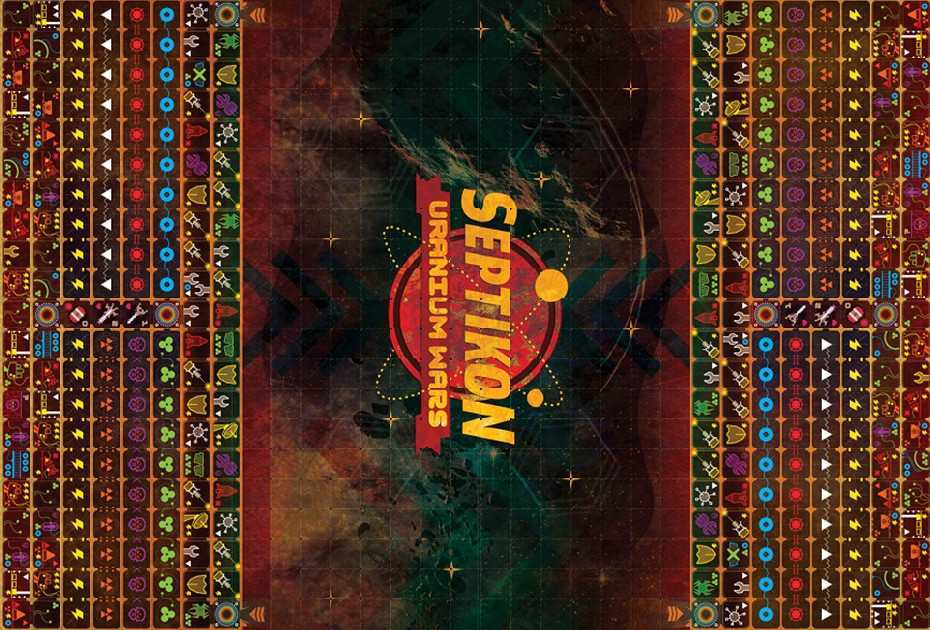

Below is a game level as drawn by its tile map, then a one-line description and the .tmx file that defines it, in full:
An orthogonal 31x21 tile map with 30x30 px tiles, 1 tile layer (Tile Layer 1).

<map version="1.4" tiledversion="1.4.3" orientation="orthogonal" renderorder="right-down" width="31" height="21" tilewidth="30" tileheight="30" infinite="0" nextlayerid="2" nextobjectid="1">
 <tileset firstgid="1" source="medium_board_croped.tsx" />
 <layer id="1" name="Tile Layer 1" width="31" height="21">
  <data encoding="csv">
1,2,3,4,5,6,7,8,9,10,11,12,13,14,15,16,17,18,19,20,21,22,23,24,25,26,27,28,29,30,31,
32,33,34,35,36,37,38,39,40,41,42,43,44,45,46,47,48,49,50,51,52,53,54,55,56,57,58,59,60,61,62,
63,64,65,66,67,68,69,70,71,72,73,74,75,76,77,78,79,80,81,82,83,84,85,86,87,88,89,90,91,92,93,
94,95,96,97,98,99,100,101,102,103,104,105,106,107,108,109,110,111,112,113,114,115,116,117,118,119,120,121,122,123,124,
125,126,127,128,129,130,131,132,133,134,135,136,137,138,139,140,141,142,143,144,145,146,147,148,149,150,151,152,153,154,155,
156,157,158,159,160,161,162,163,164,165,166,167,168,169,170,171,172,173,174,175,176,177,178,179,180,181,182,183,184,185,186,
187,188,189,190,191,192,193,194,195,196,197,198,199,200,201,202,203,204,205,206,207,208,209,210,211,212,213,214,215,216,217,
218,219,220,221,222,223,224,225,226,227,228,229,230,231,232,233,234,235,236,237,238,239,240,241,242,243,244,245,246,247,248,
249,250,251,252,253,254,255,256,257,258,259,260,261,262,263,264,265,266,267,268,269,270,271,272,273,274,275,276,277,278,279,
280,281,282,283,284,285,286,287,288,289,290,291,292,293,294,295,296,297,298,299,300,301,302,303,304,305,306,307,308,309,310,
311,312,313,314,315,316,317,318,319,320,321,322,323,324,325,326,327,328,329,330,331,332,333,334,335,336,337,338,339,340,341,
342,343,344,345,346,347,348,349,350,351,352,353,354,355,356,357,358,359,360,361,362,363,364,365,366,367,368,369,370,371,372,
373,374,375,376,377,378,379,380,381,382,383,384,385,386,387,388,389,390,391,392,393,394,395,396,397,398,399,400,401,402,403,
404,405,406,407,408,409,410,411,412,413,414,415,416,417,418,419,420,421,422,423,424,425,426,427,428,429,430,431,432,433,434,
435,436,437,438,439,440,441,442,443,444,445,446,447,448,449,450,451,452,453,454,455,456,457,458,459,460,461,462,463,464,465,
466,467,468,469,470,471,472,473,474,475,476,477,478,479,480,481,482,483,484,485,486,487,488,489,490,491,492,493,494,495,496,
497,498,499,500,501,502,503,504,505,506,507,508,509,510,511,512,513,514,515,516,517,518,519,520,521,522,523,524,525,526,527,
528,529,530,531,532,533,534,535,536,537,538,539,540,541,542,543,544,545,546,547,548,549,550,551,552,553,554,555,556,557,558,
559,560,561,562,563,564,565,566,567,568,569,570,571,572,573,574,575,576,577,578,579,580,581,582,583,584,585,586,587,588,589,
590,591,592,593,594,595,596,597,598,599,600,601,602,603,604,605,606,607,608,609,610,611,612,613,614,615,616,617,618,619,620,
621,622,623,624,625,626,627,628,629,630,631,632,633,634,635,636,637,638,639,640,641,642,643,644,645,646,647,648,649,650,651
</data>
 </layer>
</map>